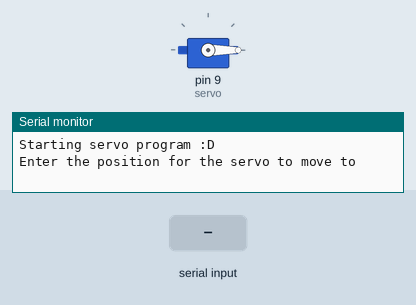
This sketch was run on a simulated Arduino Uno, built with avr-gcc and run on an emulated ATmega328P. On the bench: servo, the last lines printed to the serial monitor. The test bench sets the inputs (shaded band).

Above: at 1.2 s.
1.3 s: "90\n" received over Serial
At 2.8 s:
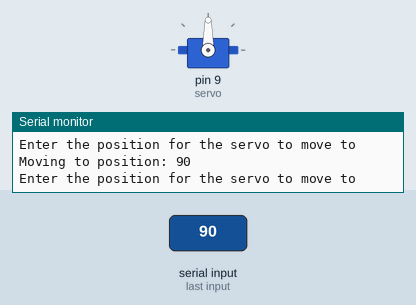
3.8 s: "200\n" received over Serial
At 6.0 s:
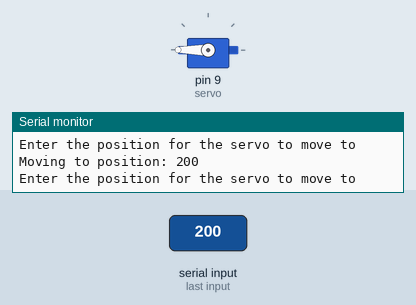
Timing chart, 0 to 7.5 s (numbered marks = the images above; inputs shaded):
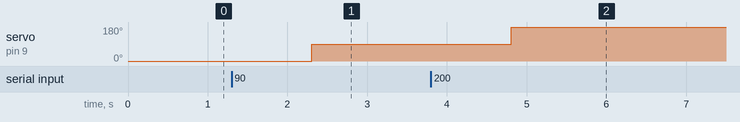

The sketch:

motor_input.ino
```cpp
#include <Servo.h>

Servo servo;
String input;
bool check;

void setup() {
  Serial.begin(9600);
  servo.attach(9);
  servo.write(0);
  Serial.println("Starting servo program :D\n\n");
  Serial.println("Enter the position for the servo to move to");
}

void loop() {
  while (Serial.available() > 0) {
    check = true;
    input = Serial.readString();
    input.trim();
    if (input == "bugger off") {
        Serial.println("Calm down sheeeeesh");
        delay(1000);
        exit(0);
    }

    for (int i = 0; i < input.length(); i++) {
      if (!isDigit(input.charAt(i))) {
        Serial.println("Enter a number smh");
        check = false;
        break;
      }
    }

    if (check) {
      Serial.println("Moving to position: " + input);
      if (input.toInt() >= 0 && input.toInt() <= 360) {
        servo.write(input.toInt());
        delay(15);
      } else {
        Serial.println("Position should be between 0 & 360");
        continue;
      }
    }

    Serial.println("Enter the position for the servo to move to");
  }
}
```

Measured:
- after the input at 1.3 s, servo on pin 9 (servo): 0° → 90° after 1.0 s
- after the input at 3.8 s, servo on pin 9 (servo): 90° → 180° after 1.0 s
